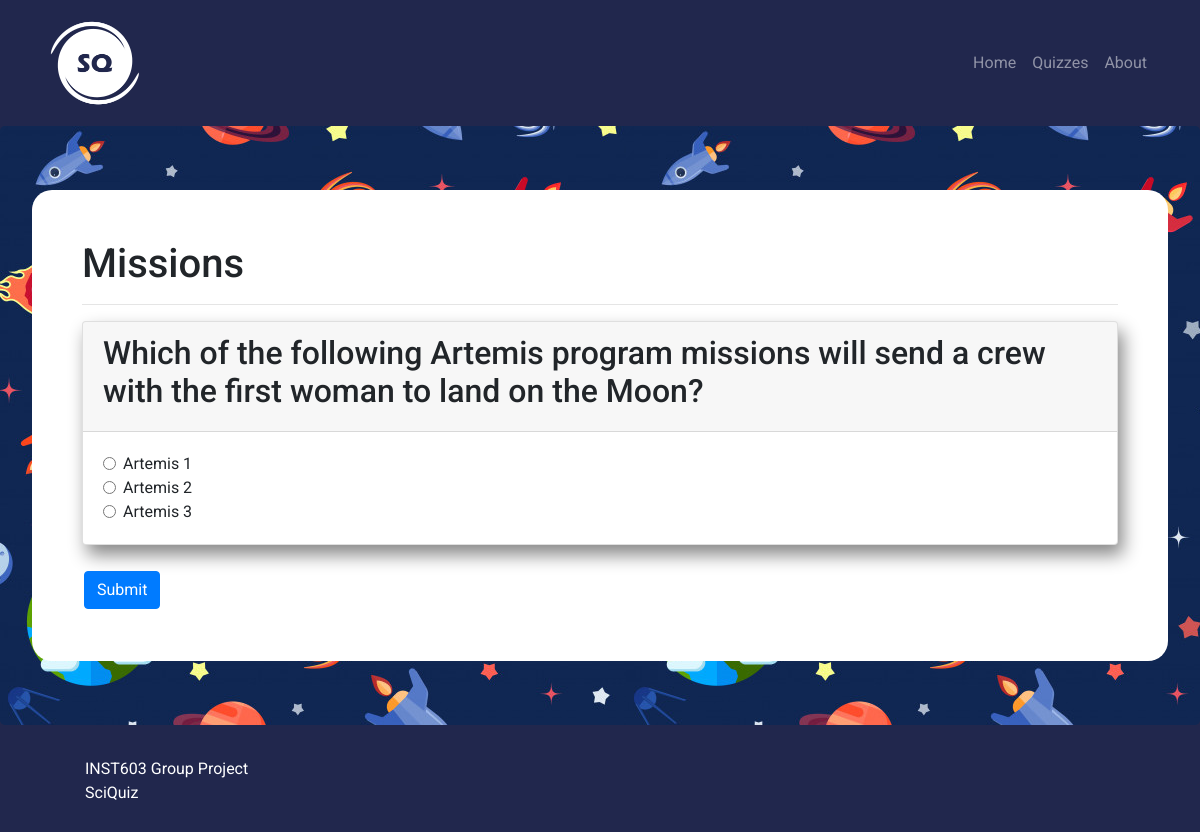
The app's page /quiz/9/, older data.
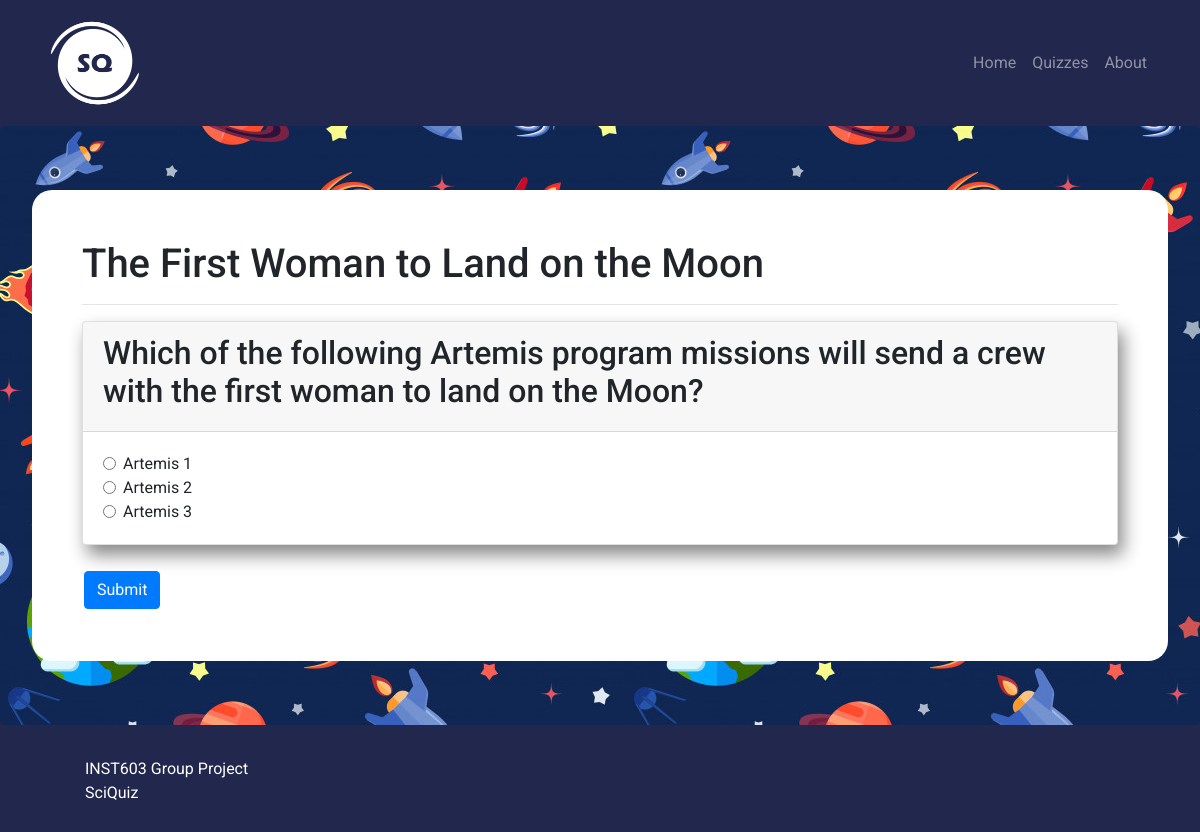
The same page, newer data.
### quiz/models.py (models this page shows)
class Quiz(models.Model):
    def __str__(self):
        return self.title
    title = models.CharField(default='',max_length=1000)
    topic = models.CharField(default='Other',max_length=100,choices=TOPICS)
    difficulty = models.CharField(default='Easy',max_length=100,choices=DIFFICULTIES)
    description = models.TextField(default='')

### quiz/views.py (the view)
# urls.py: path('<int:quiz_id>/', views.quiz_questions, name='questions'),
def quiz_questions(request,quiz_id):
    context = {}
    res = request.POST
    context['message'] = False
    def checkAnswers(res):
        print(res)
        score = 0
        total_questions = 0
        incorrect = []
        for i in res:
            if i == "csrfmiddlewaretoken":
                continue
            elif res[i] == "True":
                score += 1
                total_questions += 1
            else:
                incorrect.append(Question.objects.get(title=i))
                total_questions += 1
        context['incorrect'] = incorrect
        if total_questions == 0:
            return 0
        else:
            return int((score/total_questions)*100)
    if res:
        context['message'] = True
        context['score'] = checkAnswers(res)
    try:
        quiz = Quiz.objects.filter(pk=quiz_id)
        quiz = quiz[0]
        questions = Question.objects.filter(quiz=quiz)
    except:
        print('404')
    context['quiz'] = quiz
    context['questions'] = questions
    print(context)
    return render(request,'quiz_questions.html',context)

### quiz/models.py (called while the page is built)
    def __str__(self):
        return self.title

    def __str__(self):
        return self.choice_text

### quiz/templates/quiz_questions.html (shortened to what this page needs)
{% extends "base.html" %} {% block content %} {% load static %}
<div class="jumbotron">
  <div class="container main-content">
    <h1>{{quiz}}</h1>
    <hr />
    <form action="" method="POST">
      {% csrf_token %} {% for question in questions %}
      <div class="card">
        <div class="card-header">
          <h2 class="">{{question}}</h2>
        </div>
        <div class="card-body">
          {% for choice in question.choice_set.all %}
          <div class="form-check">
            <input
              required
              id="{{choice}}-{{question}}"
              class="form-check-input"
              type="radio"
              value="{{choice.is_correct}}"
              name="{{question}}"
            />
            <label for="{{choice}}" class="form-check-label">{{choice}}</label>
          </div>
          {% endfor %}
        </div>
      </div>
      <br />
      {% endfor %}
      <button type="submit" class="btn btn-primary">Submit</button>
    </form>
  </div>
</div>
{%endblock%}

Row changes from the older to the newer data that the page shows:
changed Quiz: title "Missions" → "The First Woman to Land on the Moon"
